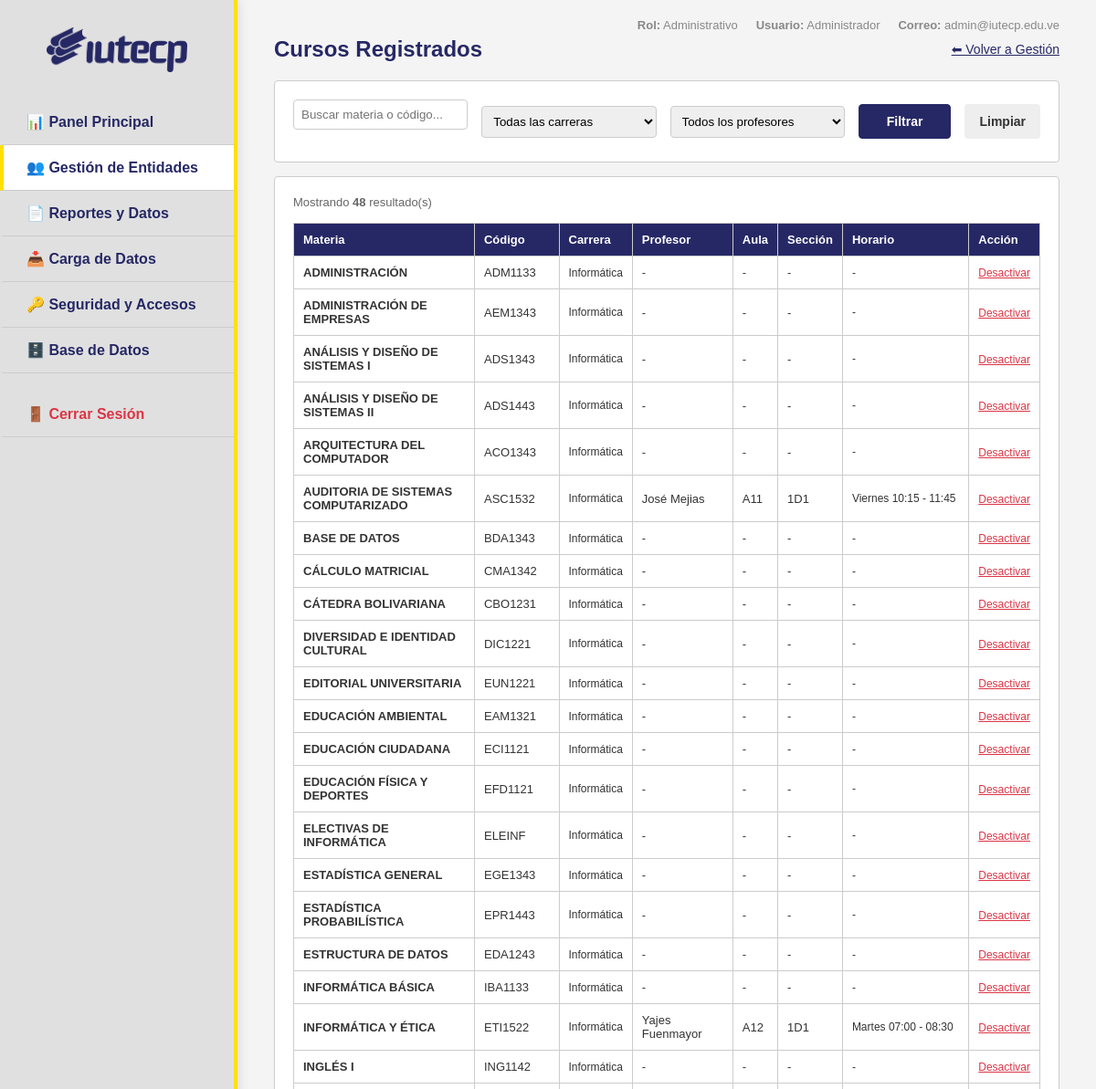
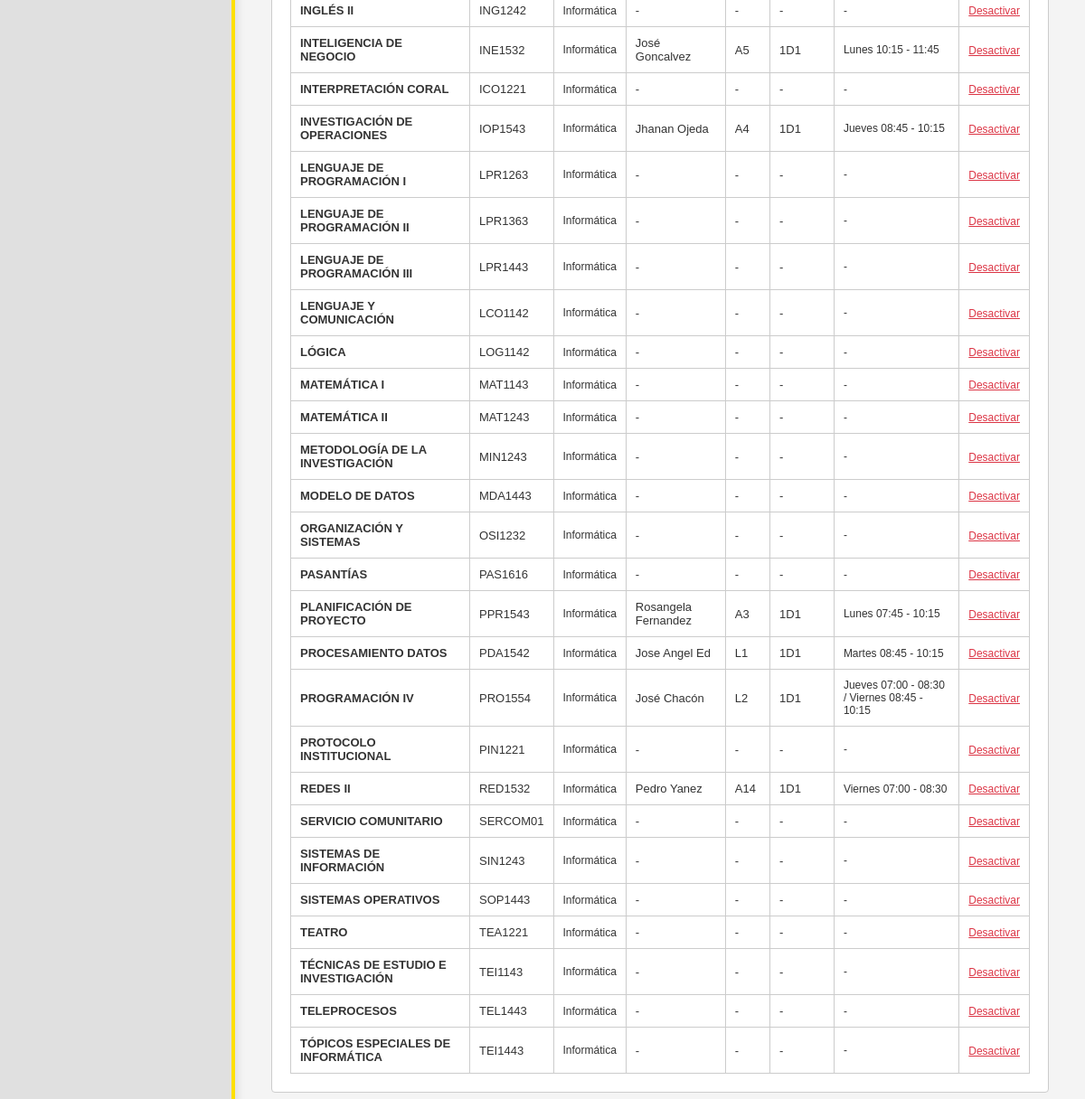
/admin/cursos_lista.php (signed in), run on an earlier commit of the app's database (2 pictures, top to bottom).
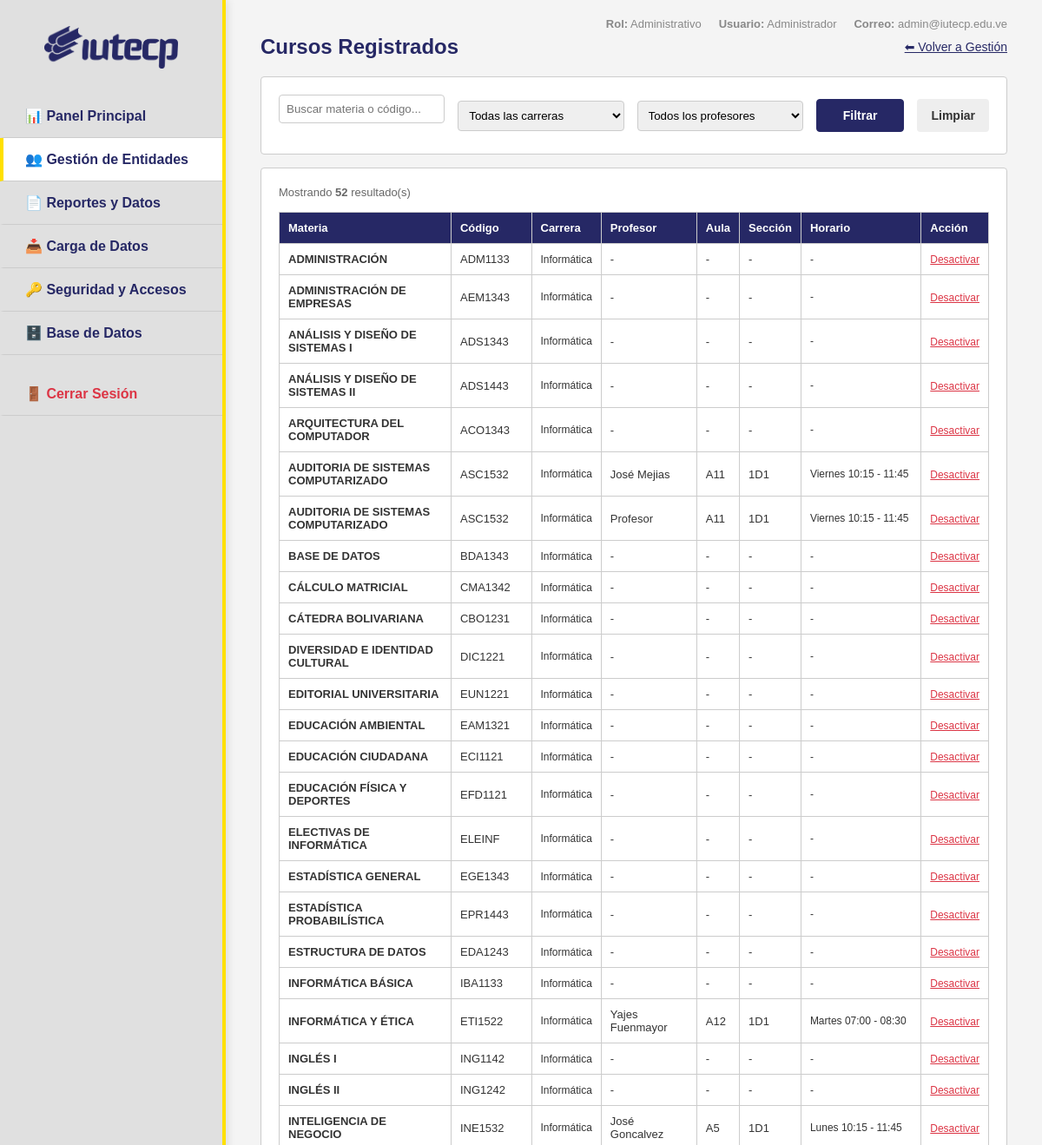
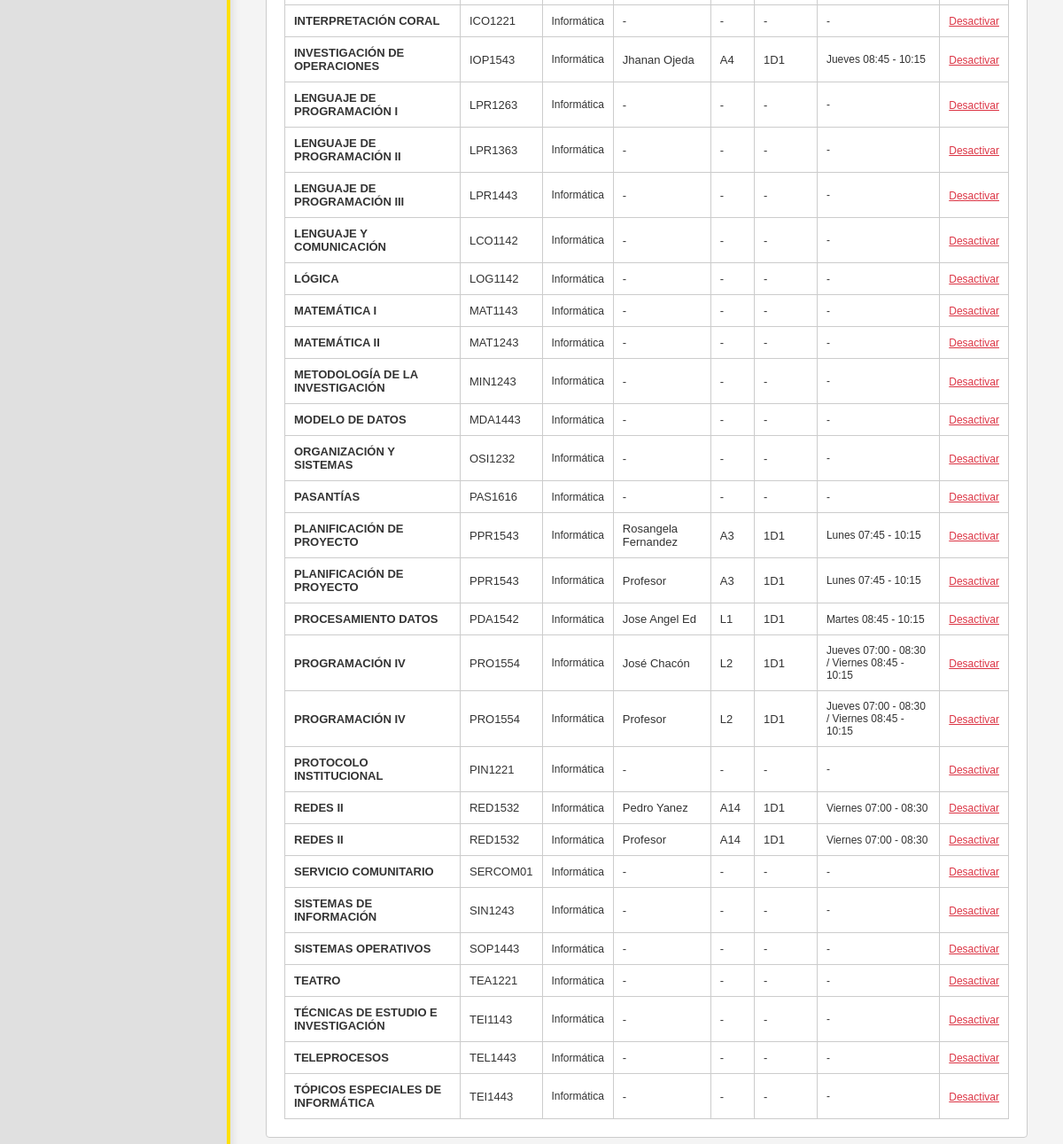
And on a later commit of the database (2 pictures, top to bottom).
### tables this page shows
CREATE TABLE `cursos` (
  `id` int(11) NOT NULL AUTO_INCREMENT,
  `nombre` varchar(255) NOT NULL,
  `codigo` varchar(50) DEFAULT NULL,
  `carrera_id` int(11) DEFAULT NULL,
  `profesor_id` int(11) DEFAULT NULL,
  `aula` varchar(100) DEFAULT NULL,
  `seccion` varchar(20) DEFAULT NULL,
  `horario` varchar(100) DEFAULT NULL,
  `trayecto` int(11) NOT NULL DEFAULT 1,
  `creditos` int(11) NOT NULL DEFAULT 0,
  `tipo` enum('Obligatoria','Electiva') NOT NULL DEFAULT 'Obligatoria',
  `activo` tinyint(1) DEFAULT 1,
  `created_at` timestamp NULL DEFAULT current_timestamp(),
  PRIMARY KEY (`id`),
  KEY `profesor_id` (`profesor_id`),
  KEY `carrera_id` (`carrera_id`),
  CONSTRAINT `cursos_ibfk_1` FOREIGN KEY (`profesor_id`) REFERENCES `usuarios` (`id`),
  CONSTRAINT `cursos_ibfk_2` FOREIGN KEY (`carrera_id`) REFERENCES `carreras` (`id`)
);

CREATE TABLE `carreras` (
  `id` int(11) NOT NULL AUTO_INCREMENT,
  `nombre` varchar(255) NOT NULL,
  `nivel` varchar(50) NOT NULL,
  `codigo` varchar(20) DEFAULT NULL,
  `tipo_periodo` enum('Trimestre','Cuatrimestre') NOT NULL DEFAULT 'Cuatrimestre',
  PRIMARY KEY (`id`)
);

CREATE TABLE `usuarios` (
  `id` int(11) NOT NULL AUTO_INCREMENT,
  `cedula` varchar(20) NOT NULL,
  `username` varchar(50) DEFAULT NULL,
  `nombre_completo` varchar(255) NOT NULL,
  `email` varchar(255) DEFAULT NULL,
  `carrera_id` int(11) DEFAULT NULL,
  `telefono` varchar(20) DEFAULT NULL,
  `rol` enum('admin','profesor','estudiante') NOT NULL DEFAULT 'estudiante',
  `password_hash` varchar(255) NOT NULL,
  `password_temporal` tinyint(1) DEFAULT 1,
  `activo` tinyint(1) DEFAULT 1,
  `es_nuevo_ingreso` tinyint(1) DEFAULT 0,
  `creado_por` int(11) DEFAULT NULL,
  `created_at` timestamp NULL DEFAULT current_timestamp(),
  `updated_at` timestamp NULL DEFAULT current_timestamp() ON UPDATE current_timestamp(),
  PRIMARY KEY (`id`),
  UNIQUE KEY `cedula` (`cedula`),
  UNIQUE KEY `username` (`username`),
  KEY `creado_por` (`creado_por`),
  KEY `carrera_id` (`carrera_id`),
  CONSTRAINT `usuarios_ibfk_1` FOREIGN KEY (`creado_por`) REFERENCES `usuarios` (`id`),
  CONSTRAINT `usuarios_ibfk_2` FOREIGN KEY (`carrera_id`) REFERENCES `carreras` (`id`)
);

### admin/cursos_lista.php (the view, shortened to what this page needs)
<?php
require_once __DIR__ . '/includes/header.php';
$search = $_GET['search'] ?? '';
$where = ["cu.activo = 1"];
$params = [];
global $pdo;
$sql = "SELECT cu.id, cu.nombre, cu.codigo, cu.aula, cu.seccion, cu.horario,
               cu.carrera_id, ca.nombre as carrera_nombre, ca.nivel as carrera_nivel,
               u.nombre_completo as profesor_nombre, u.cedula as profesor_cedula,
               u.carrera_id as prof_carrera_id
        FROM cursos cu
        LEFT JOIN carreras ca ON cu.carrera_id = ca.id
        LEFT JOIN usuarios u ON cu.profesor_id = u.id
        WHERE " . implode(' AND ', $where) . "
        ORDER BY cu.nombre ASC";
$stmt = $pdo->prepare($sql);
$stmt->execute($params);
$cursos = $stmt->fetchAll();
?>
<div>
    <div style="display:flex;justify-content:space-between;align-items:center;margin-bottom:20px;">
        <h2 style="color:var(--primary);margin:0;">Cursos Registrados</h2>
        <a href="usuarios.php" style="font-size:14px;color:var(--primary);">⬅ Volver a Gestión</a>
    </div>
    <div class="card" style="margin-bottom:15px;">
        <form method="GET" action="cursos_lista.php" onkeydown="if(event.key==='Enter'&&event.target.tagName!=='TEXTAREA'){event.preventDefault();this.querySelector('button[type=submit]').click()}">
            <div class="filters">
                <input type="text" name="search" placeholder="Buscar materia o código..." value="<?= htmlspecialchars($search) ?>" />
                <select name="carrera">
                    <option value="">Todas las carreras</option>
                </select>
                <select name="profesor">
                    <option value="">Todos los profesores</option>
                </select>
                <button type="submit" class="btn btn-primary">Filtrar</button>
                <a href="cursos_lista.php" class="btn" style="background:#eee;color:var(--text-dark);text-decoration:none;text-align:center;">Limpiar</a>
            </div>
        </form>
    </div>
    <div class="card" style="overflow-x:auto;">
        <?php if (count($cursos) === 0): ?>
            <p style="color:#666;font-size:14px;text-align:center;padding:30px;">No se encontraron cursos.</p>
        <?php else: ?>
        <p style="margin-bottom:10px;font-size:13px;color:#666;">
            Mostrando <strong><?= count($cursos) ?></strong> resultado(s)
        </p>
        <table style="font-size:13px;">
            <thead>
                <tr>
                    <th>Materia</th>
                    <th>Código</th>
                    <th>Carrera</th>
                    <th>Profesor</th>
                    <th>Aula</th>
                    <th>Sección</th>
                    <th>Horario</th>
                    <th>Acción</th>
                </tr>
            </thead>
            <tbody>
                <?php foreach ($cursos as $c): ?>
                <tr>
                    <td><strong><?= htmlspecialchars($c['nombre']) ?></strong></td>
                    <td><?= htmlspecialchars($c['codigo'] ?? '-') ?></td>
                    <td style="font-size:12px;"><?= htmlspecialchars($c['carrera_nombre'] ?? '-') ?></td>
                    <td><?= htmlspecialchars($c['profesor_nombre'] ?? '-') ?></td>
                    <td><?= htmlspecialchars($c['aula'] ?? '-') ?></td>
                    <td><?= htmlspecialchars($c['seccion'] ?? '-') ?></td>
                    <td style="font-size:12px;"><?= htmlspecialchars($c['horario'] ?? '-') ?></td>
                    <td>
                        <a href="cursos_lista.php?accion=desactivar&id=<?= $c['id'] ?>&<?= http_build_query($_GET) ?>"
                           onclick="return confirm('¿Desactivar <?= htmlspecialchars(addslashes($c['nombre'])) ?>?')"
                           style="color:#dc3545;font-size:12px;">Desactivar</a>
                    </td>
                </tr>
                <?php endforeach; ?>
            </tbody>
        </table>
        <?php endif; ?>
    </div>
</div>
<?php require_once __DIR__ . '/includes/footer.php'; ?>

### admin/includes/header.php (shortened to what this page needs)
<!doctype html>
<html lang="es">
<head>
    <link rel="stylesheet" href="/style.css" />
</head>
<body>
<div style="display:flex;flex:1;height:100vh;">
    <aside class="admin-sidebar">
        <img src="/logoIUTECP_azul.png" alt="IUTECP" />
        <ul>
            <li class="<?= basename($_SERVER['PHP_SELF']) === 'index.php' ? 'active' : '' ?>">
                <a href="/admin/index.php" style="text-decoration:none;color:inherit;display:block">📊 Panel Principal</a>
            </li>
            <?php $es_gestion = in_array(basename($_SERVER['PHP_SELF']), ['usuarios.php', 'usuarios_lista.php', 'cursos_lista.php']); ?>
            <li class="<?= $es_gestion ? 'active' : '' ?>">
                <a href="/admin/usuarios.php" style="text-decoration:none;color:inherit;display:block">👥 Gestión de Entidades</a>
            </li>
            <li class="<?= basename($_SERVER['PHP_SELF']) === 'reportes.php' ? 'active' : '' ?>">
                <a href="/admin/reportes.php" style="text-decoration:none;color:inherit;display:block">📄 Reportes y Datos</a>
            </li>
            <li class="<?= basename($_SERVER['PHP_SELF']) === 'cargar_inscripciones.php' ? 'active' : '' ?>">
                <a href="/admin/cargar_inscripciones.php" style="text-decoration:none;color:inherit;display:block">📥 Carga de Datos</a>
            </li>
            <li class="<?= basename($_SERVER['PHP_SELF']) === 'seguridad.php' ? 'active' : '' ?>">
                <a href="/admin/seguridad.php" style="text-decoration:none;color:inherit;display:block">🔑 Seguridad y Accesos</a>
            </li>
            <li class="<?= basename($_SERVER['PHP_SELF']) === 'database.php' ? 'active' : '' ?>">
                <a href="/admin/database.php" style="text-decoration:none;color:inherit;display:block">🗄️ Base de Datos</a>
            </li>
            <li style="color:#dc3545;margin-top:20px">
                <a href="/logout.php" style="text-decoration:none;color:#dc3545;display:block">🚪 Cerrar Sesión</a>
            </li>
        </ul>
    </aside>
    <section class="admin-content">
        <div style="position:absolute;top:20px;right:40px;font-size:13px;color:#888;display:flex;gap:20px;">
            <span><strong>Rol:</strong> Administrativo</span>
            <span><strong>Usuario:</strong> <?= htmlspecialchars($_SESSION['nombre']) ?></span>
            <span><strong>Correo:</strong> <?= htmlspecialchars($_SESSION['email'] ?? '') ?></span>
        </div>

### admin/includes/footer.php
    </section>
</div>
</body>
</html>

### style.css (style rules this page uses)
:root { color-scheme: light; --primary: #262865; --secondary: #262865; --accent: #ffe001; --bg-light: #f4f4f4; --white: #ffffff; --border-color: #cccccc; --text-dark: #333333; }
* { margin: 0; padding: 0; box-sizing: border-box; font-family: Arial, Helvetica, sans-serif; -webkit-tap-highlight-color: transparent; }
body { background-color: var(--bg-light); color: var(--text-dark); min-height: 100vh; display: flex; flex-direction: column; }
.btn { padding: 10px 15px; border: 1px solid transparent; border-radius: 4px; cursor: pointer; font-weight: bold; font-size: 14px; }
.btn-accent, .btn-primary { background-color: var(--primary); color: var(--white); border: 1px solid var(--primary); transition: opacity 0.2s ease; }
.card { background: var(--white); border: 1px solid var(--border-color); border-radius: 4px; padding: 20px; }
input:not([type="radio"]):not([type="checkbox"]), select { width: 100%; padding: 8px; margin-bottom: 15px; border: 1px solid var(--border-color); border-radius: 4px; transition: border-color 0.3s ease, box-shadow 0.3s ease; }
table { width: 100%; border-collapse: collapse; margin-top: 15px; background: var(--white); }
th, td { border: 1px solid var(--border-color); padding: 10px; text-align: left; }
th { background-color: var(--primary); color: var(--white); }
.admin-sidebar { width: 260px; background-color: #e0e0e0; color: var(--primary); padding: 30px 0; display: flex; flex-direction: column; box-shadow: 2px 0 10px rgba(0, 0, 0, 0.1); z-index: 10; border-right: 4px solid var(--accent); }
.admin-sidebar img { max-width: 60%; height: auto; margin: 0 auto 30px auto; display: block; }
.admin-sidebar ul { list-style: none; flex: 1; }
.admin-sidebar li { padding: 0; cursor: pointer; border-bottom: 1px solid var(--border-color); border-left: 4px solid transparent; font-weight: bold; transition: background 0.2s; }
.admin-sidebar li a { padding: 15px 25px; display: block; color: inherit; text-decoration: none; }
.admin-sidebar li:hover, .admin-sidebar li.active { background-color: var(--white); border-left: 4px solid var(--accent); }
.admin-content { flex: 1; padding: 40px; overflow-y: auto; position: relative; }
.filters { display: flex; flex-direction: row; gap: 15px; align-items: center; }
.filters select, .filters input { margin-bottom: 0; flex: 1; }
.filters button { width: auto !important; padding: 10px 30px; height: 100%; }

What changed in the data, as far as the page shows it:
added cursos: nombre "AUDITORIA DE SISTEMAS COMPUTARIZADO", codigo "ASC1532", carrera.nombre "Informática", profesor.nombre_completo "Profesor", aula "A11", seccion "1D1", horario "Viernes 10:15 - 11:45"
added cursos: nombre "PLANIFICACIÓN DE PROYECTO", codigo "PPR1543", carrera.nombre "Informática", profesor.nombre_completo "Profesor", aula "A3", seccion "1D1", horario "Lunes 07:45 - 10:15"
added cursos: nombre "PROGRAMACIÓN IV", codigo "PRO1554", carrera.nombre "Informática", profesor.nombre_completo "Profesor", aula "L2", seccion "1D1", horario "Jueves 07:00 - 08:30 / Viernes 08:45 - 10:15"
added cursos: nombre "REDES II", codigo "RED1532", carrera.nombre "Informática", profesor.nombre_completo "Profesor", aula "A14", seccion "1D1", horario "Viernes 07:00 - 08:30"
Also different on the page:
count($cursos): "48" → "52"
